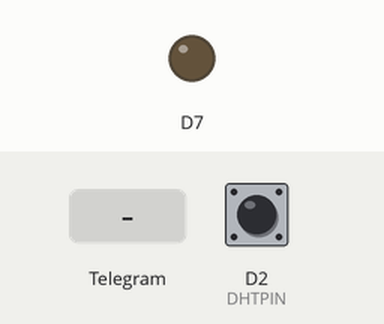
Recording of a sketch running on a simulated ESP8266 (NodeMCU). On the bench: output pins drawn as LEDs (lit = HIGH). The test bench sets the inputs (shaded band); at power-on: D2 (DHTPIN) HIGH. WiFi joins after 1.5 s; servers stay silent unless stated; what the sketch prints to the serial monitor is not drawn.

Above: at 2.8 s.
2.9 s: Telegram message "/ledOn" received
At 4.0 s:
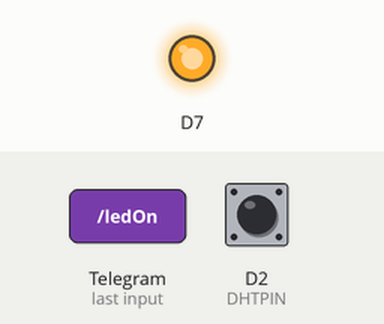
4.4 s: Telegram message "/ledOff" received
At 4.9 s:
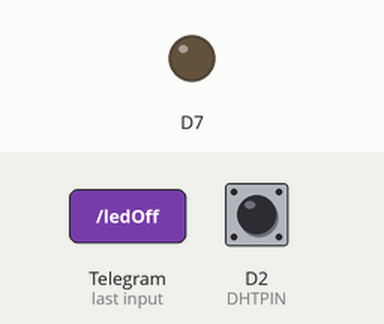
Timing chart, 0 to 7.4 s (numbered marks = the images above; inputs shaded):
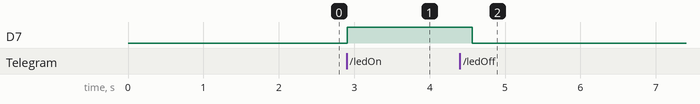

The sketch:

TelegramBotAndando.ino
```cpp
#include <ESP8266WiFi.h>
#include <WiFiClientSecure.h>
#include <UniversalTelegramBot.h>
 #include "DHT.h"
// Inicializamos la conexion WIFI con el Router
char ssid[] = "Fibertel WiFi541 2.4GHz";      // el nombre de tu Red
char password[] = "0140932832"; // la clave de tu Red

// Inicializar Telegram BOT
#define BOTtoken "703915656:AAE15TgS67XWDp_dXTTieEoUqGQlP5xMjBk"  // el token de tu BOT, lo obtenemos de BotFather
 #define DHTPIN D2

// tipo de sensor DHT
#define DHTTYPE DHT11   // DHT 11

// Inicializa el sensor
DHT dht(DHTPIN, DHTTYPE);
WiFiClientSecure client;
UniversalTelegramBot bot(BOTtoken, client);

int Bot_mtbs = 50; //Tiempo medio entre el escaneo de mensajes
long Bot_lasttime;   //exploracion de el ultimo mensaje
bool Start = false;
String chat_id2;
bool flag = false;

void handleNewMessages(int numNewMessages) {
  Serial.println("handleNewMessages");
  Serial.println(String(numNewMessages));

  for (int i = 0; i < numNewMessages; i++) {
    String chat_id = String(bot.messages[i].chat_id);
    chat_id2 = chat_id;
    String text = bot.messages[i].text;

    String from_name = bot.messages[i].from_name;
    if (from_name == "") from_name = "Guest";

    if (text == "/start") {
      String welcome = "Bienvenido a el BOT de Arduino Center, " + from_name + ".\n";
      welcome += "Escribe /opciones si quieres ver lo que puedo hacer.\n\n";
      //welcome += "/send_test_action : to send test chat action message\n";
      bot.sendMessage(chat_id, welcome);
    }

    if (text == "/temperatura") {
    int t = dht.readTemperature(); // Obtiene la Temperatura en Celsius
    delay (2000);
Serial.println(String(t));
    bot.sendMessage(chat_id, String(t) + "ºC");
    }
   if (text == "/humedad") {
    int h = dht.readHumidity(); // Obtiene la Humedad
    delay (2000);
Serial.println(String(h));
    bot.sendMessage(chat_id, String(h) + "%");
    }

    if (text == "/opciones") {
      String keyboardJson = "[[\"/ledOn\", \"/ledOff\"],[\"/sensor\"]]";
      bot.sendMessageWithReplyKeyboard(chat_id, "Selecciona una de las siguientes opciones:", "", keyboardJson, true);
    }

    if (text == "/ledOn") {
      digitalWrite(13, HIGH);
      bot.sendMessage(chat_id, "Led Encendido!");
    }

    if (text == "/ledOff") {
      digitalWrite(13, LOW);
      bot.sendMessage(chat_id, "Led Apagado!");
    }

    if (text == "/sensor") {
      if (digitalRead(4) == 0) {
        bot.sendMessage(chat_id, "Sensor en Reposo!");
      } else {
        bot.sendMessage(chat_id, "Sensor Activado!!");
      }
    }
  }
}


void setup() {
  Serial.begin(115200);

  // Establecer el modo WiFi y desconectarse de un AP si fue Anteriormente conectada
  WiFi.mode(WIFI_STA);
  WiFi.disconnect();
  delay(100);

  // Intentar conectarse a la red
  Serial.print("Conectando al Wifi: ");
  Serial.println(ssid);
  WiFi.begin(ssid, password);

  while (WiFi.status() != WL_CONNECTED) {
    Serial.print(".");
    delay(500);
  }

  Serial.println("");
  Serial.println("WiFi conectada");
  pinMode(13, OUTPUT);
  pinMode(4, INPUT_PULLUP);
}

void loop() {
  if (millis() > Bot_lasttime + Bot_mtbs)  {
    int numNewMessages = bot.getUpdates(bot.last_message_received + 1);

    while (numNewMessages) {
      Serial.println("got response");
      handleNewMessages(numNewMessages);
      numNewMessages = bot.getUpdates(bot.last_message_received + 1);
    }

    if (digitalRead(4) == 1) {
      if (flag == false) {
        bot.sendMessage(chat_id2, "Se Activo el Sensor!!!");
        flag = true;
      }
    } else {
      flag = false;
    }


    Bot_lasttime = millis();
  }
}
```

Measured:
- after the input at 2.9 s, D7: LOW → HIGH at once
- after the input at 4.4 s, D7: HIGH → LOW after 0.16 s
